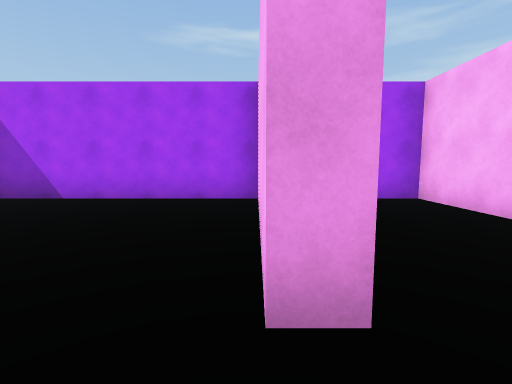
View 1 (above)

24 first-person views from a walk through a scene from a Unity 3-D project. The camera is 1.4 m above the floor, tilts 6° down and sees 85° across. The floor is counted in squares, 2 m on a side. Each view is taken from the middle of a square. On the plan, view 1 faces up. The plan holds only what a view shows up to about 9 squares ahead; the rest is blank. The player is left out. Surface patterns are stand-ins for the level's own textures.

View 2
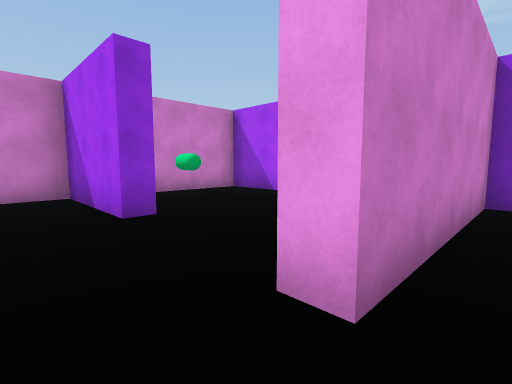

View 3
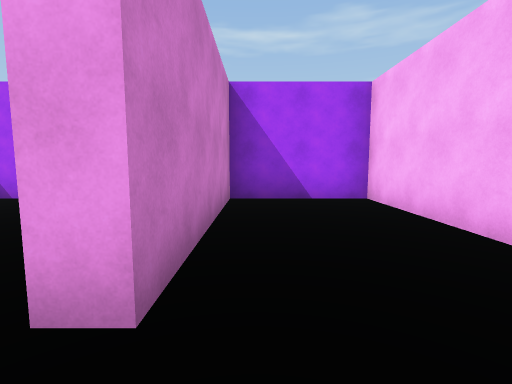

View 4
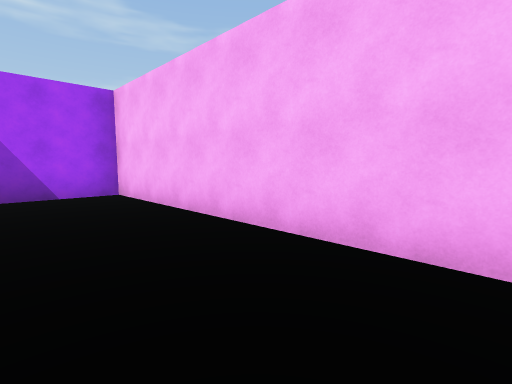

View 5
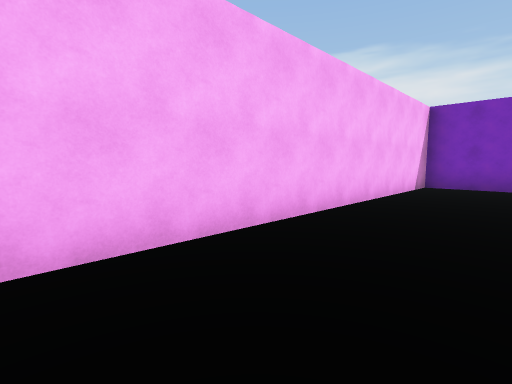

View 6
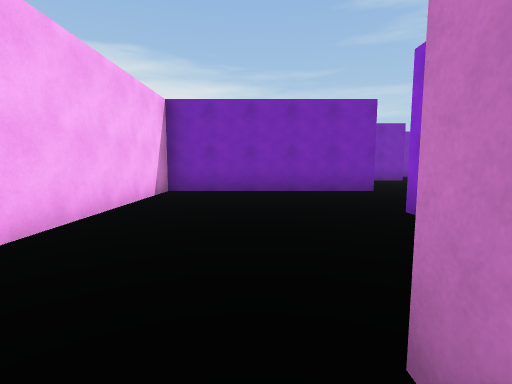

View 7
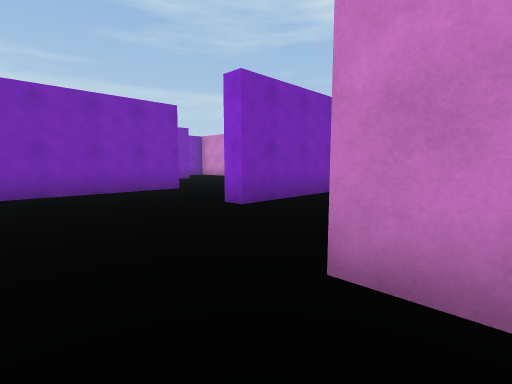

View 8
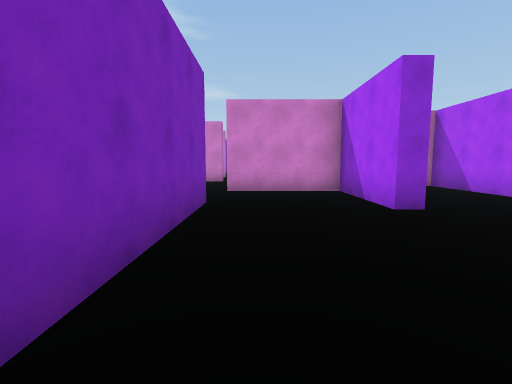

View 9
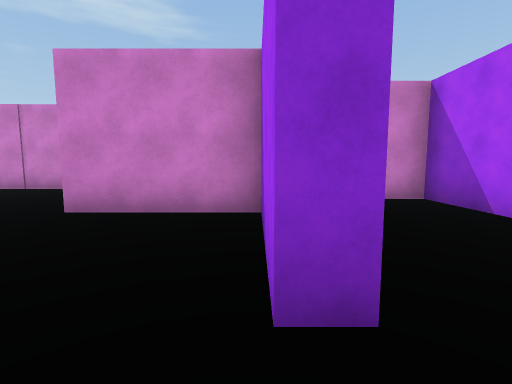

View 10
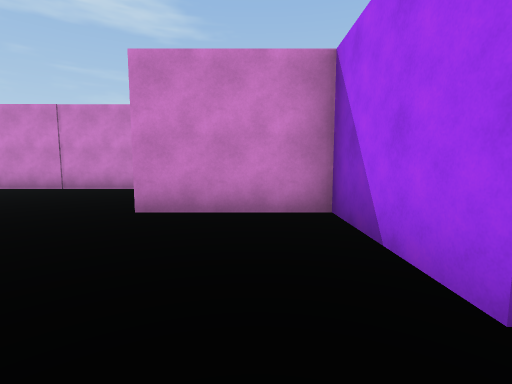

View 11
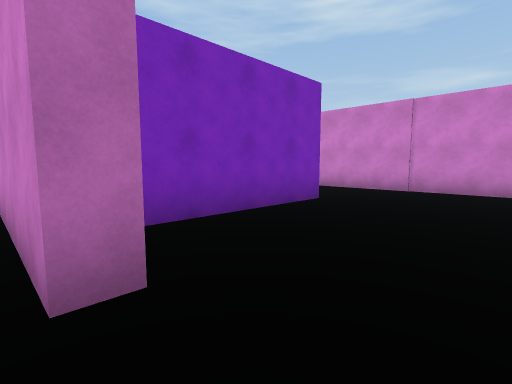

View 12
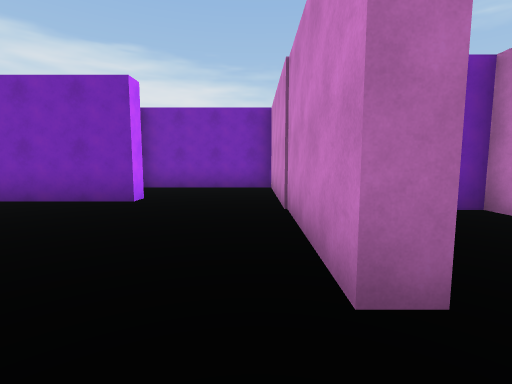

View 13
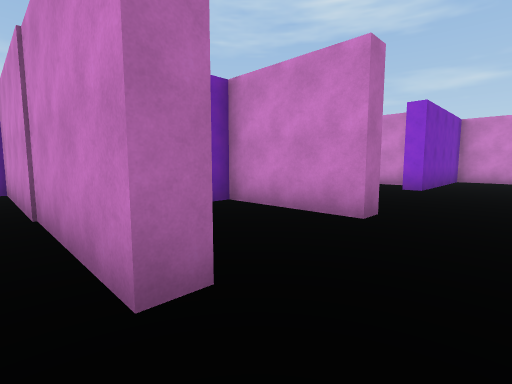

View 14
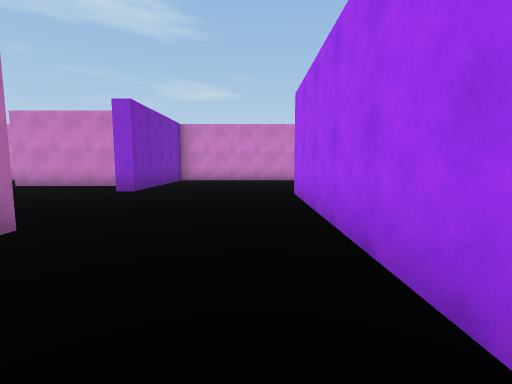

View 15
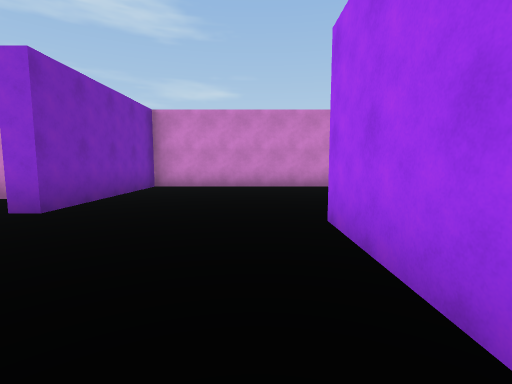

View 16
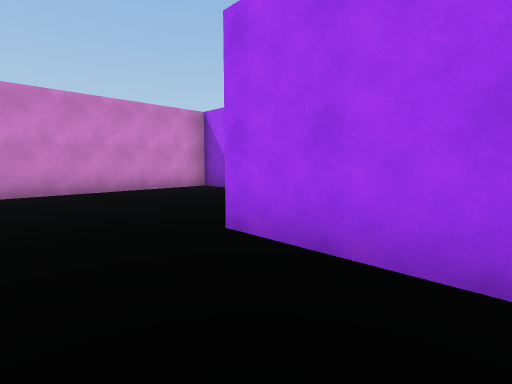

View 17
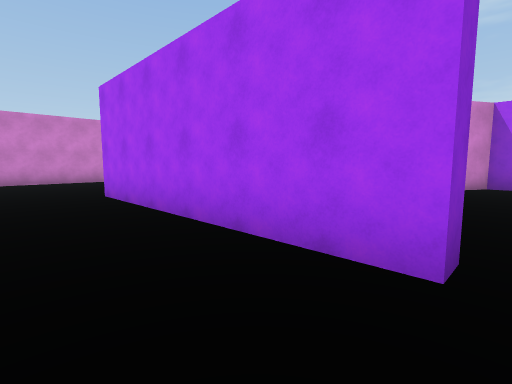

View 18
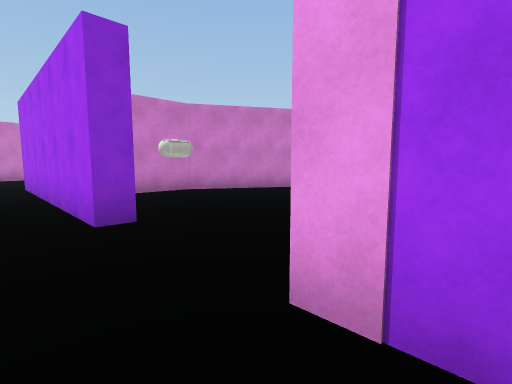

View 19
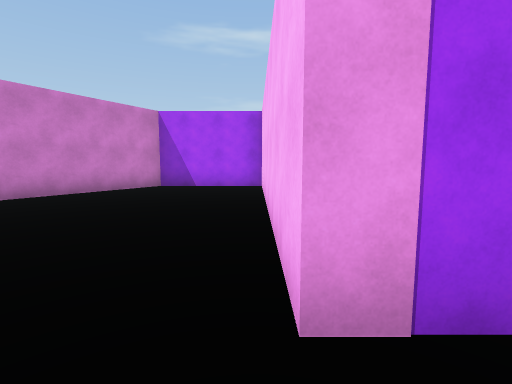

View 20
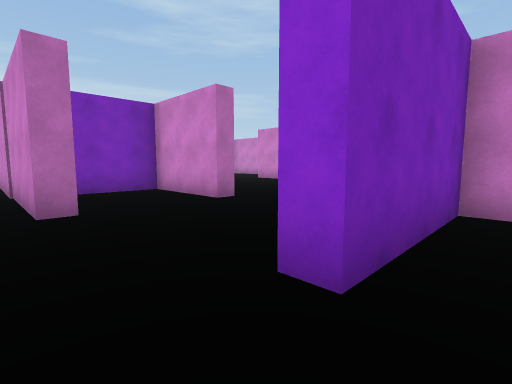

View 21
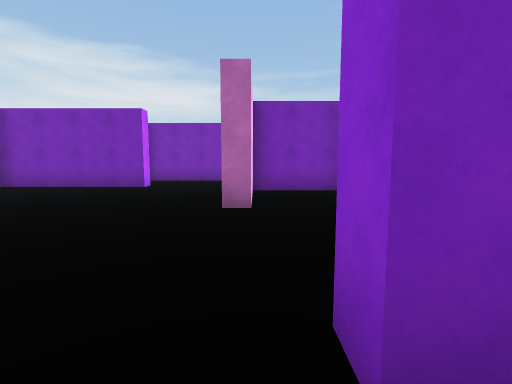

View 22
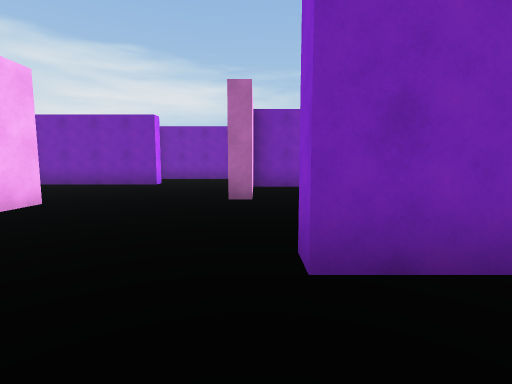

View 23
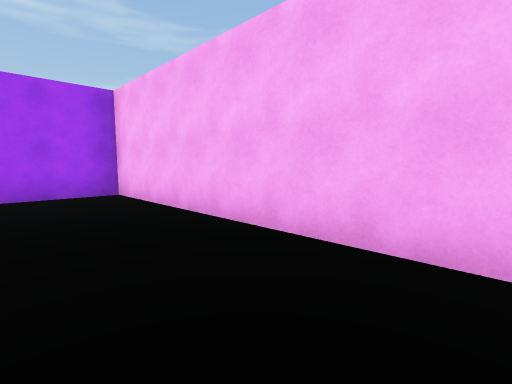

View 24
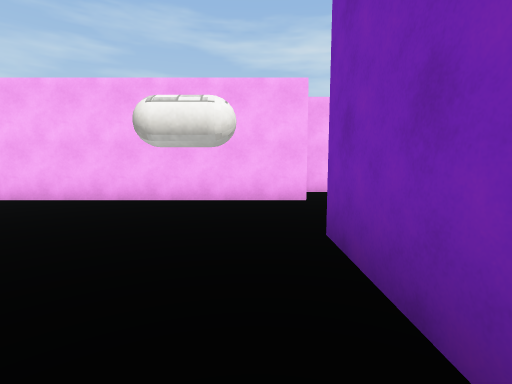

### Floor plan
Points are (right, up) in squares from view 1. A wall is a line through its corners. A room is listed if a view was taken in it or the views show most of it. See-through windows are left out.
Room 1 (views 1, 2, 3, 4, 5, 6, 7, 8, 9, 10)
walls: (-2.6, 1.8) (-2.6, 1.1) (-5.4, 1.1); (-4, -1.5) (-1.1, -1.5) (-1.1, -1.9) (-3.9, -1.9) (-3.9, -4.8); (-2, -4.9) (3.2, -4.9) (3.2, 5.4) (0.5, 5.4) (0.5, 1.1) (0, 1.1) (0, 2.5); (-5.4, 1.4) (-5.4, 0.2)
ways out: opening at (-2.5, -4.5) to room 2; opening at (-1.5, 2)
Room 2 (views 11, 12, 13, 14, 15, 16, 17, 18, 19, 20, 21, 22, 23, 24)
walls: (-10.9, -5.5) (-10.4, -5.5) (-10.4, -8.1) (-7.9, -8.1); (-7.9, -7.5) (-7.9, -5.3) (-7.5, -5.3) (-7.5, -11.9) (-3.8, -11.9); (-4.4, -4.8) (-4.4, -2.1); (-4.9, -1.9) (-5.8, -1.9) (-5.8, 5.4) (-8.9, 5.4) (-11.5, 0.9) (-11.5, -1.7) (-8.3, -1.7) (-8.3, -2.1) (-14.4, -2.1); (-4.8, -9.5) (-4.8, -9) (-0.6, -9); (-0.8, -7.5) (-0.2, -7.5) (-0.2, -10.9); (-16.4, -6.9) (-16.4, -10.2); (-18.1, 1.1) (-19.2, 1.1) (-19.2, -6) (-14.8, -6) (-14.8, -6.5)
ways out: opening at (-2.5, -4.5) to room 1

Where each view was taken, in squares from view 1:
view 1: 0 up, 0 right, facing up
view 2: 0 up, 1 right, facing up-left
view 3: 0 up, 1 right, facing up
view 4: 1 down, 1 right, facing up-right
view 5: 4 up, 1 right, facing down-right
view 6: 2 up, 1 right, facing down
view 7: 2 up, 2 right, facing down-left
view 8: 4 down, 3 right, facing left
view 9: 2 down, 0 right, facing left
view 10: 3 down, 0 right, facing left
view 11: 6 down, 0 right, facing down-left
view 12: 4 down, 7 left, facing down
view 13: 4 down, 7 left, facing down-left
view 14: 3 down, 8 left, facing left
view 15: 3 down, 11 left, facing left
view 16: 4 down, 12 left, facing up-left
view 17: 4 down, 8 left, facing up-left
view 18: 3 down, 5 left, facing up-left
view 19: 3 down, 6 left, facing up
view 20: 1 down, 7 left, facing down-left
view 21: 1 down, 8 left, facing down
view 22: 0 up, 8 left, facing down
view 23: 1 down, 8 left, facing up-right
view 24: 1 down, 11 left, facing right
